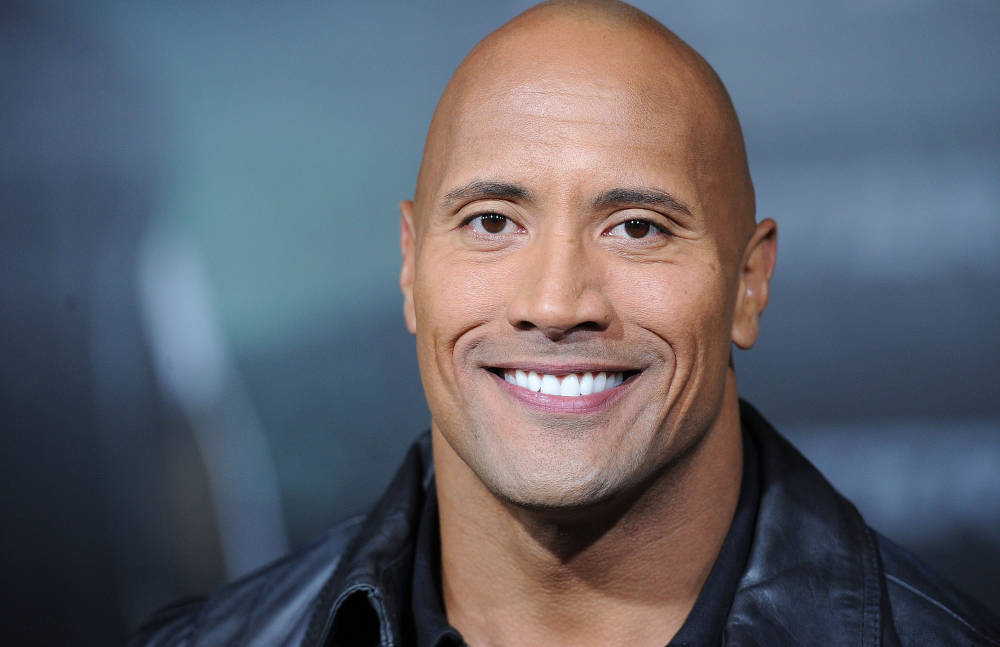
#> input picture dwaynejohnson.jpg, 3000 x 1941 px (shown at 1/3 size)
$ jupyter execute --allow-errors model_training.ipynb   (shell and % lines are left out)
#> lines starting #> are read from the running program, lines starting #| are printed output that depends on the picture; after the words box and inside, x2 and y2 are one past the last pixel; in counts of white or black regions, pixels touching at a corner belong together
[cell 1]
import os
os.environ['CUDA_VISIBLE_DEVICES']='1'
import equinox as eqx
import jax
import jax.numpy as jnp
import numpy as np
import matplotlib.pyplot as plt
import optax  # https://github.com/deepmind/optax
import torch  # https://pytorch.org
import torchvision  # https://pytorch.org
from jaxtyping import Array, Float, Int, PyTree  # https://github.com/google/jaxtyping
from PIL import Image

[cell 2]
# Hyperparameters

BATCH_SIZE = 64*2
LEARNING_RATE = 3e-4
STEPS = 1000
PRINT_EVERY = 30
SEED = 5678

#> (the rest of this cell did not finish here and is left out)

#> (a cell that did not finish here is left out)

Get median point

[cell 4]
import pandas as pd

# [12 lines left out: function get_labeled_dataset, not called in this run]

[cell 5]
import os
import pandas as pd
from torch.utils.data import Dataset

def target_transform(label):
    return torch.tensor(label)

#> (the rest of this cell did not finish here and is left out)

[cell 6]
from torch.utils.data import DataLoader, random_split

#> (a cell that did not finish here is left out)

eye_dataset.

[cell 8]
plt.figure()
#> (the rest of this cell did not finish here and is left out)

[cell 9]
class CNN(eqx.Module):
    layers: list

    # [50 lines left out: functions __init__, __call__, not called in this run]


#> (the rest of this cell did not finish here and is left out)

[cell 10]
# [6 lines left out: function loss, not called in this run]

loss = eqx.filter_jit(loss)  # JIT our loss function from earlier!

# [9 lines left out: function compute_accuracy, not called in this run]

#> (a cell that did not finish here is left out)

[cell 12]
# [62 lines left out: function train, not called in this run]

#> (a cell that did not finish here is left out)

[cell 14]
plt.figure()
#> (the rest of this cell did not finish here and is left out)

#> (a cell that did not finish here is left out)

[cell 16]
import cv2
image_path = 'dwaynejohnson.jpg'
img = cv2.imread(image_path)
#> img is the input picture: shape (1941, 3000, 3); mean B, G, R 107.3, 97.9, 95.4
face_cascade = cv2.CascadeClassifier(cv2.data.haarcascades + 'haarcascade_frontalface_default.xml')
# Convert the image to grayscale - Haar Cascades require grayscale images
gray = cv2.cvtColor(img, cv2.COLOR_BGR2GRAY)
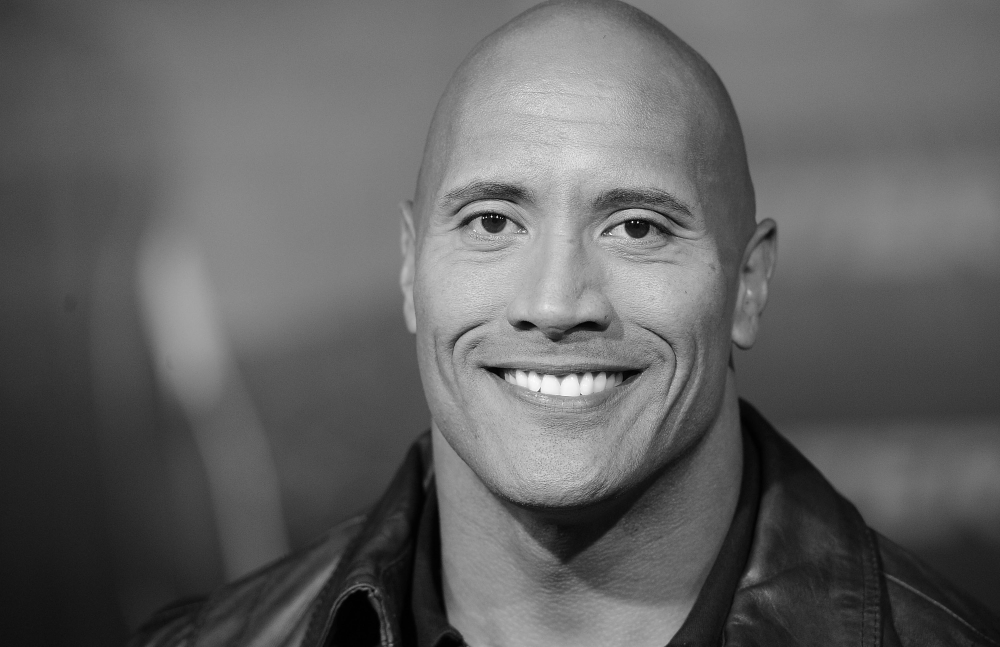
#> gray: shape (1941, 3000) (shown at 1/3 size); min 0, max 255, mean 98.2

# Detect faces in the image
faces = face_cascade.detectMultiScale(gray, scaleFactor=1.1, minNeighbors=5, minSize=(30, 30))
#> faces = [[1094, 208, 1174, 1174]]

# Draw rectangles around the faces
for (x, y, w, h) in faces:
    cv2.rectangle(img, (x, y), (x+w, y+h), (255, 0, 0), 2)
#> this loop made 1 pass

# Display the output
cv2.imshow('Face Detection', img)
cv2.waitKey(0)
cv2.destroyAllWindows()

[cell 17]
import cv2

img = cv2.imread('dwaynejohnson.jpg')

# Convert the image to grayscale - Haar Cascades require grayscale images
gray = cv2.cvtColor(img, cv2.COLOR_BGR2GRAY)

# Detect faces in the image
face_cascade = cv2.CascadeClassifier(cv2.data.haarcascades + 'haarcascade_frontalface_default.xml')
faces = face_cascade.detectMultiScale(gray, scaleFactor=1.1, minNeighbors=5, minSize=(30, 30))

# Assume you have some points you want to transform for the first detected face
original_points = [(232, 110)] # Replace with your actual points

for index, (x, y, w, h) in enumerate(faces):
    # Crop and resize the face
    face_img = gray[y:y+h, x:x+w]
    resized_face = cv2.resize(face_img, (64, 64))

    # Save the resized face
    cv2.imwrite(f'face_{index}.png', resized_face)

    # Calculate new points positions for the resized image
    scaled_points = [(int((xp - x) * 64 / w), int((yp - y) * 64 / h)) for (xp, yp) in original_points]
#> this loop made 1 pass
#> (x, y, w, h, scaled_points) on pass 1: (1094, 208, 1174, 1174, [(-46, -5)])
#> pass 1, `face_img = gray[y:y+h, x:x+w]`:
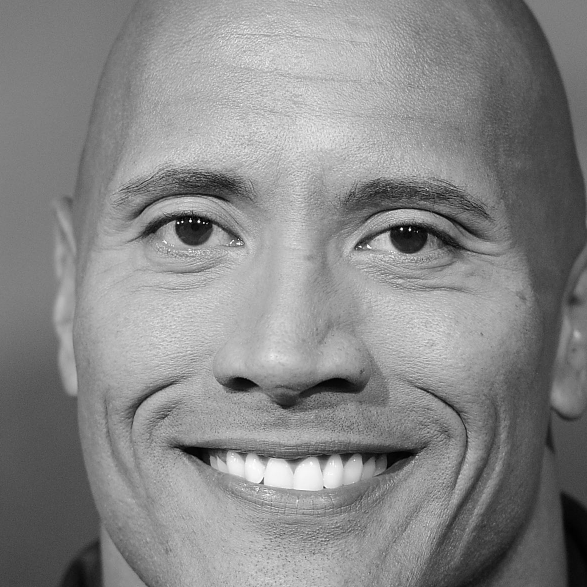
#> face_img: shape (1174, 1174) (shown at 1/2 size); min 0, max 255, mean 135
#> pass 1, `resized_face = cv2.resize(face_img, (64, 64))`:
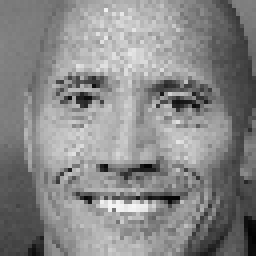
#> resized_face: shape (64, 64) (shown 4 times larger); min 2, max 246, mean 135.1

[cell 18]
import matplotlib.pyplot as plt
plt.figure()
plt.imshow(resized_face)

[cell 19]
x,y,w,h = faces[0]
#> x = 1094; y = 208; w = 1174; h = 1174

[cell 20]
x
#> Out = 1094

[cell 21]
faces.shape[0] == 1
#> Out = True

[cell 22]
scaled_points
#> Out = [(-46, -5)]

$ run again, with jd copy 2.png saved as dwaynejohnson.jpg
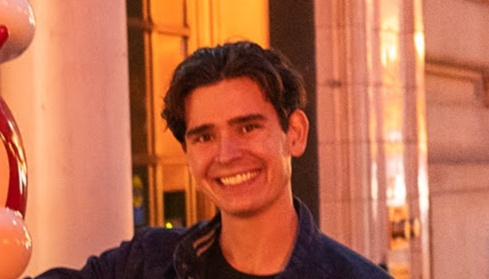
#> input picture jd copy 2.png, 489 x 279 px
#> img is the input picture: shape (279, 489, 3); mean B, G, R 78.7, 109, 188.2
#> faces = [[164, 79, 130, 130]]
#> the loop `for (x, y, w, h) in faces:` made 1 pass
#> after the loop `for (x, y, w, h) in faces:`:
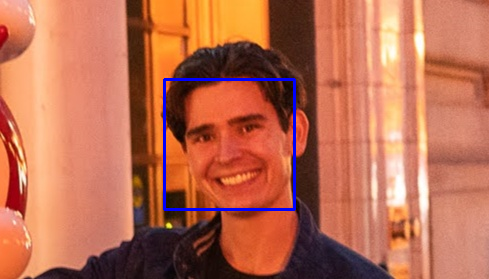
#> img: shape (279, 489, 3); 1.14% of pixels changed, all inside (x1, y1, x2, y2) = (163, 78, 296, 211)
#> the loop `for index, (x, y, w, h) in enumerate(faces):` made 1 pass
#> (x, y, w, h, scaled_points) on pass 1: (164, 79, 130, 130, [(33, 15)])
#> pass 1, `resized_face = cv2.resize(face_img, (64, 64))`:
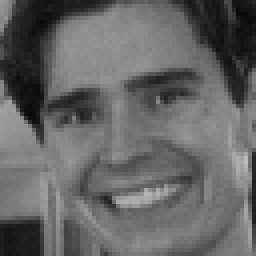
#> resized_face: shape (64, 64) (shown 4 times larger); min 8, max 187, mean 100.9
#> `x,y,w,h = faces[0]`: x = 164; y = 79; w = 130
#> `x`: Out = 164
#> `scaled_points`: Out = [(33, 15)]
